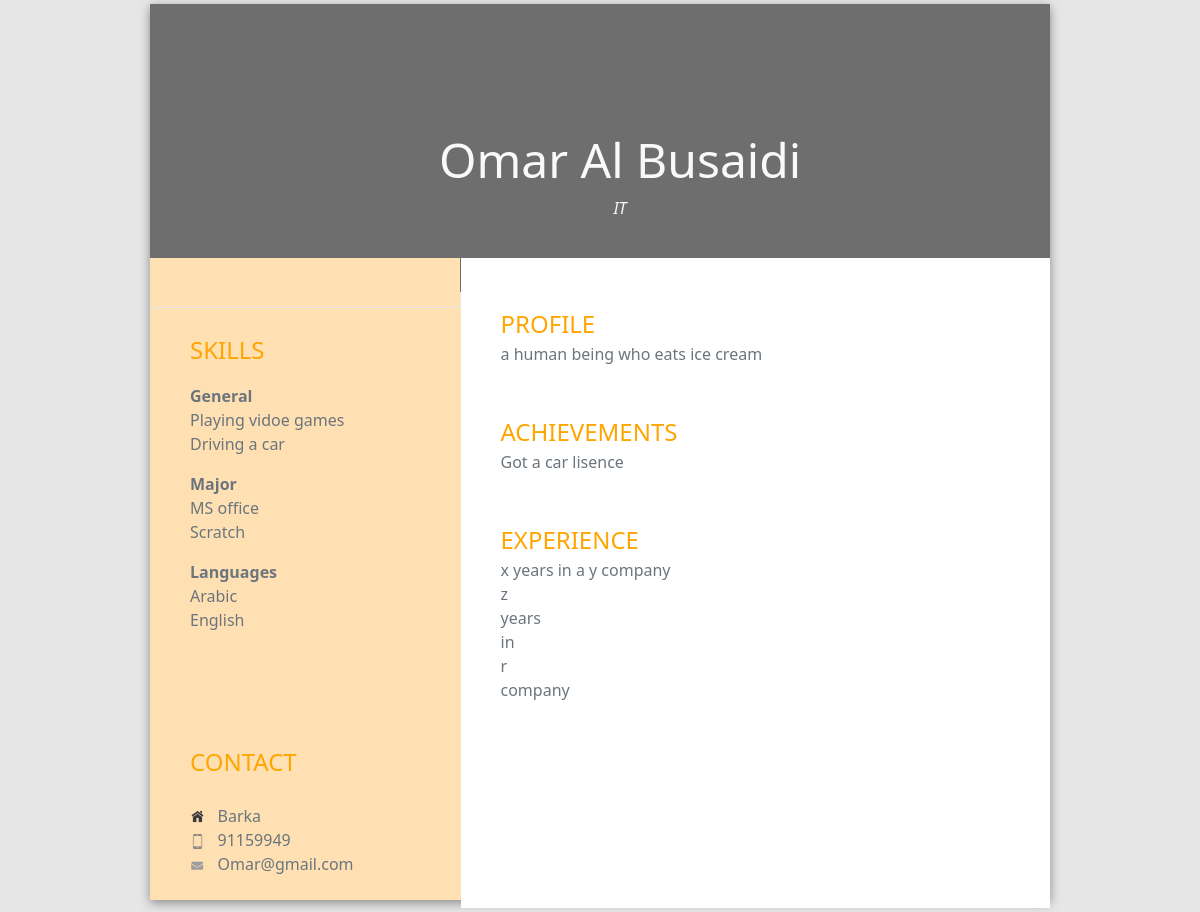
Page /CV.php (signed in) on the committed database.
### tables this page shows
CREATE TABLE `userscvdata` (
  `userId` int(11) NOT NULL,
  `FullName` varchar(255) NOT NULL,
  `Major` varchar(255) NOT NULL,
  `Profile` text NOT NULL,
  `GeneralSkills` text NOT NULL,
  `MajorSkills` text NOT NULL,
  `Languages` text NOT NULL,
  `Achievements` text NOT NULL,
  `Experiences` text NOT NULL,
  `Phone` int(11) NOT NULL,
  `Email` text NOT NULL,
  `City` text NOT NULL
);

### CV.php (the view, shortened to what this page needs)
<!DOCTYPE html>
<html>
<head>
    <link rel="stylesheet" href="css/bootstrap.css">
</head>
<body class="text-secondary">
    <div class="Top">
        <ul type="none" class="text-light text-center">
            <br>
            <br>
            <br>
            <br>
            <br>
            <li>
                <font size="8">
                    <?php
                    $conn =  mysqli_connect("localhost", "root", "", "cv_builder");
                    $user = $_SESSION['userid'];
                    $sql = "SELECT FullName, userId FROM `userscvdata` cd WHERE cd.userId=$user";
                    $result = $conn->query($sql);
                    if ($result->num_rows > 0) {
                        while ($row = $result->fetch_assoc()) {
                            echo $row["FullName"];
                        }
                    }
                    ?>
                </font>
            </li>
            <li> <i>
                    <?php
                    $user = $_SESSION['userid'];
                    $sql = "SELECT Major FROM `userscvdata` cd WHERE cd.userId=$user;";
                    $query = mysqli_query($conn, $sql);
                    $row = $query->fetch_assoc();
                    echo $row["Major"];
                    ?>
                </i></li>
            <br>
            <br>
            <br>
        </ul>
    </div>
    <div class="Left">
        <br>
        <ul type="none">
            <li>
                <font color="orange" size="5">SKILLS</font>
            </li>
            <li><b>General</b></li>
            <?php
            $user = $_SESSION['userid'];
            $sql = "SELECT GeneralSkills FROM `userscvdata` cd WHERE cd.userId=$user;";
            $query = mysqli_query($conn, $sql);
            $row = $query->fetch_assoc();
            $str = $row["GeneralSkills"];
            $token = strtok($str, ",");
            while ($token !== false) {
                echo "$token<br>";
                $token = strtok(",");
            }
            ?>
        </ul>
        <ul type="none">
            <li><b>Major</b></li>
            <?php
            $user = $_SESSION['userid'];
            $sql = "SELECT MajorSkills FROM `userscvdata` cd WHERE cd.userId=$user;";
            $query = mysqli_query($conn, $sql);
            $row = $query->fetch_assoc();
            $str = $row["MajorSkills"];
            $token = strtok($str, ",");
            while ($token !== false) {
                echo "$token<br>";
                $token = strtok(",");
            }
            ?>
        </ul>
        <ul type="none">
            <li><b>Languages</b></li>
            <?php
            $user = $_SESSION['userid'];
            $sql = "SELECT Languages FROM `userscvdata` cd WHERE cd.userId=$user;";
            $query = mysqli_query($conn, $sql);
            $row = $query->fetch_assoc();
            $str = $row["Languages"];
            $token = strtok($str, ",");
            while ($token !== false) {
                echo "$token<br>";
                $token = strtok("");
            }
            ?>
        </ul>
        <br>
        <br>
        <br>
        <br>
        <ul type="none">
            <li>
                <font color="orange" size="5">CONTACT</font>
            </li>
            <br>
            <li> <img src="home.png" width="15"> &nbsp
                <?php
                $user = $_SESSION['userid'];
                $sql = "SELECT City FROM `userscvdata` cd WHERE cd.userId=$user;";
                $query = mysqli_query($conn, $sql);
                $row = $query->fetch_assoc();
                echo $row["City"];
                ?></li>
            <li><img src="phone-42-256.png" width="15"> &nbsp
                <?php
                $user = $_SESSION['userid'];
                $sql = "SELECT Phone FROM `userscvdata` cd WHERE cd.userId=$user;";
                $query = mysqli_query($conn, $sql);
                $row = $query->fetch_assoc();
                echo $row["Phone"];
                ?></li>
            <li><img src="mail.png" width="15"> &nbsp
                <?php
                $user = $_SESSION['userid'];
                $sql = "SELECT Email FROM `userscvdata` cd WHERE cd.userId=$user;";
                $query = mysqli_query($conn, $sql);
                $row = $query->fetch_assoc();
                echo $row["Email"];
                ?></li>
            <br>
        </ul>
    </div>
    <div class="Right">
        <ul type="none">
            <br>
            <br>
            <li>
                <font color="orange" size="5">PROFILE</font>
            </li>
            <li>
                <?php
                $user = $_SESSION['userid'];
                $sql = "SELECT Profile FROM `userscvdata` cd WHERE cd.userId=$user;";
                $query = mysqli_query($conn, $sql);
                $row = $query->fetch_assoc();
                echo $row["Profile"];
                ?>
            </li>
            <br>
            <br>
            <li>
                <font color="orange" size="5">ACHIEVEMENTS</font>
            </li>
                <?php
                $user = $_SESSION['userid'];
                $sql = "SELECT Achievements FROM `userscvdata` cd WHERE cd.userId=$user;";
                $query = mysqli_query($conn, $sql);
                $row = $query->fetch_assoc();
                $str = $row["Achievements"];
                $token = strtok($str, ",");
                while ($token !== false) {
                    echo "$token <br>";
                    $token = strtok("");
                }
                ?>
                <br>
                <br>
            <li>
                <font color="orange" size="5">EXPERIENCE</font>
            </li>
            <?php
            $user = $_SESSION['userid'];
            $sql = "SELECT Experiences FROM `userscvdata` cd WHERE cd.userId=$user;";
            $query = mysqli_query($conn, $sql);
            $row = $query->fetch_assoc();
            $str = $row["Experiences"];
            $token = strtok($str, ",");
            while ($token !== false) {
                echo "$token<br>";
                $token = strtok(" ");
            }
            ?>
        </ul>
    </div>
    <div class="ExtraSpace_2">
        <br>
    </div>
</body>
</html>

### CV.php (style rules this page uses)
body { top: 4px; bottom: 4px; padding-top: 0px; margin: auto; position: relative; width: 900px; height: 100%; box-shadow: 0 3px 10px rgb(0 0 0/0.4); font-family: system-ui, system-ui, sans-serif; font-size: 100%; background-color: #E6E6E6; }
.Top { height: 10%; width: 900px; background: #6e6e6e; }
.Left { background-color: rgb(255, 224, 179); }
.Right { width: 589.5px; background-color: white; position: absolute; top: 254px; right: 0px; height: 72.5%; }
.ExtraSpace_2 { background-color: rgb(255, 224, 179); width: 310px; position: absolute; left: 0px; top: 254px; height: 49px; }

### rows in the picture
userscvdata: FullName "Omar Al Busaidi", Major "IT", GeneralSkills "Playing vidoe games", MajorSkills "MS office", Languages "Arabic", City "Barka", Phone "91159949", Email "Omar@gmail.com", Profile "a human being who eats ice cream", Achievements "Got a car lisence", Experiences "x years in a y company"

### other values in the picture
$token "Driving a car"
$token "Scratch"
$token "English"
$token "z"
$token "years"
$token "in"
$token "r"
$token "company"
